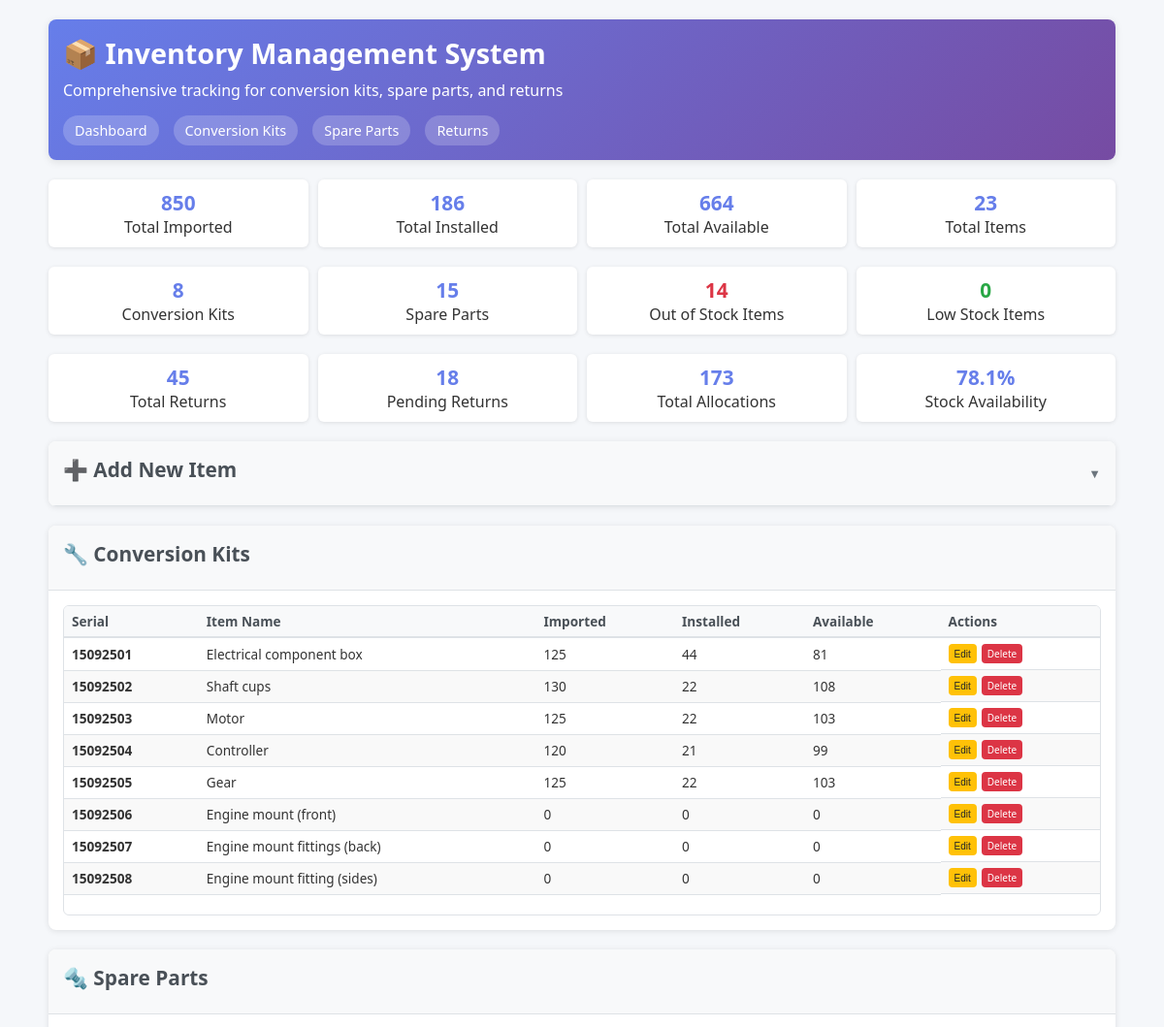
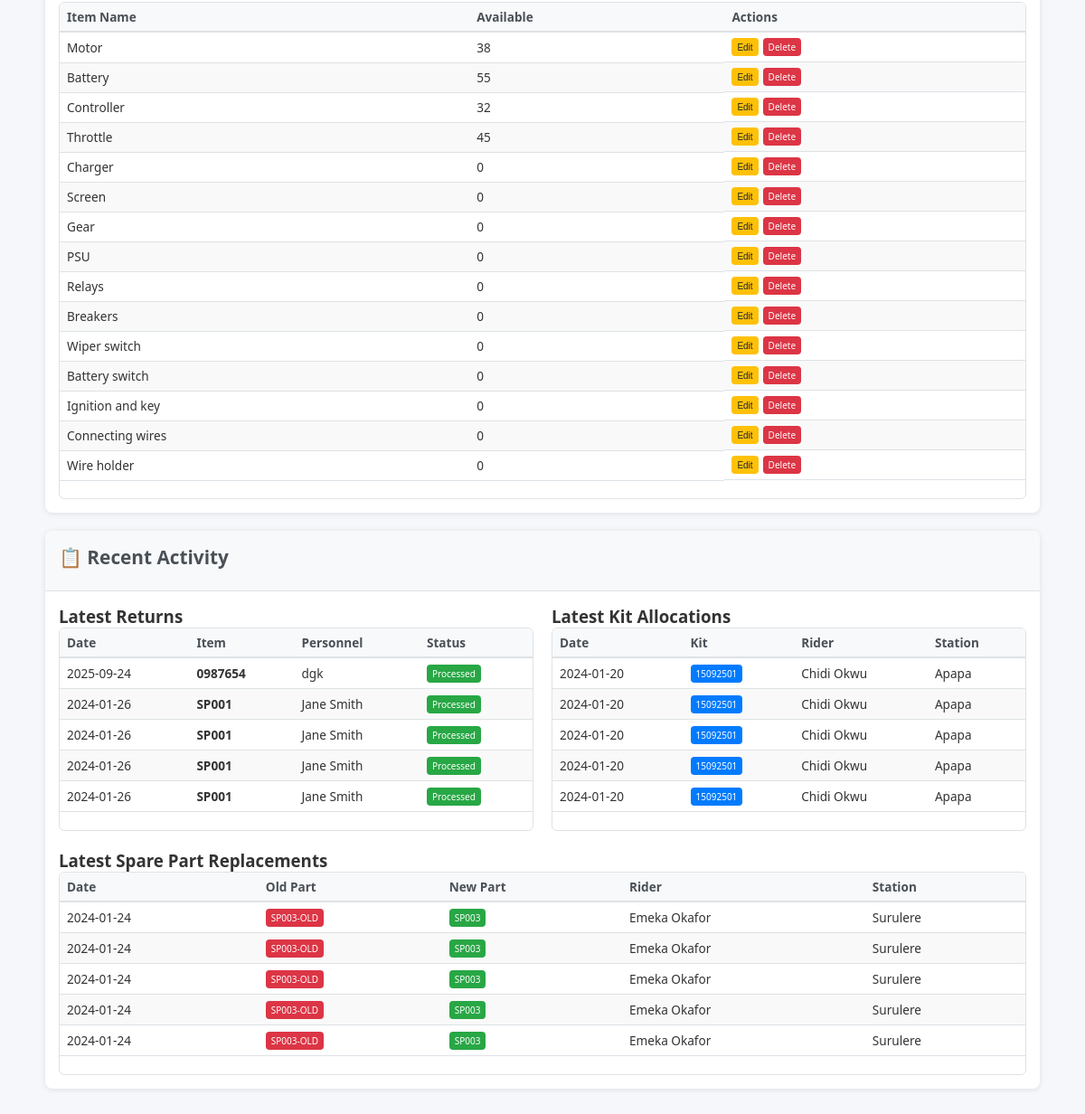
Before: / with the older database file (2 pictures, top to bottom).
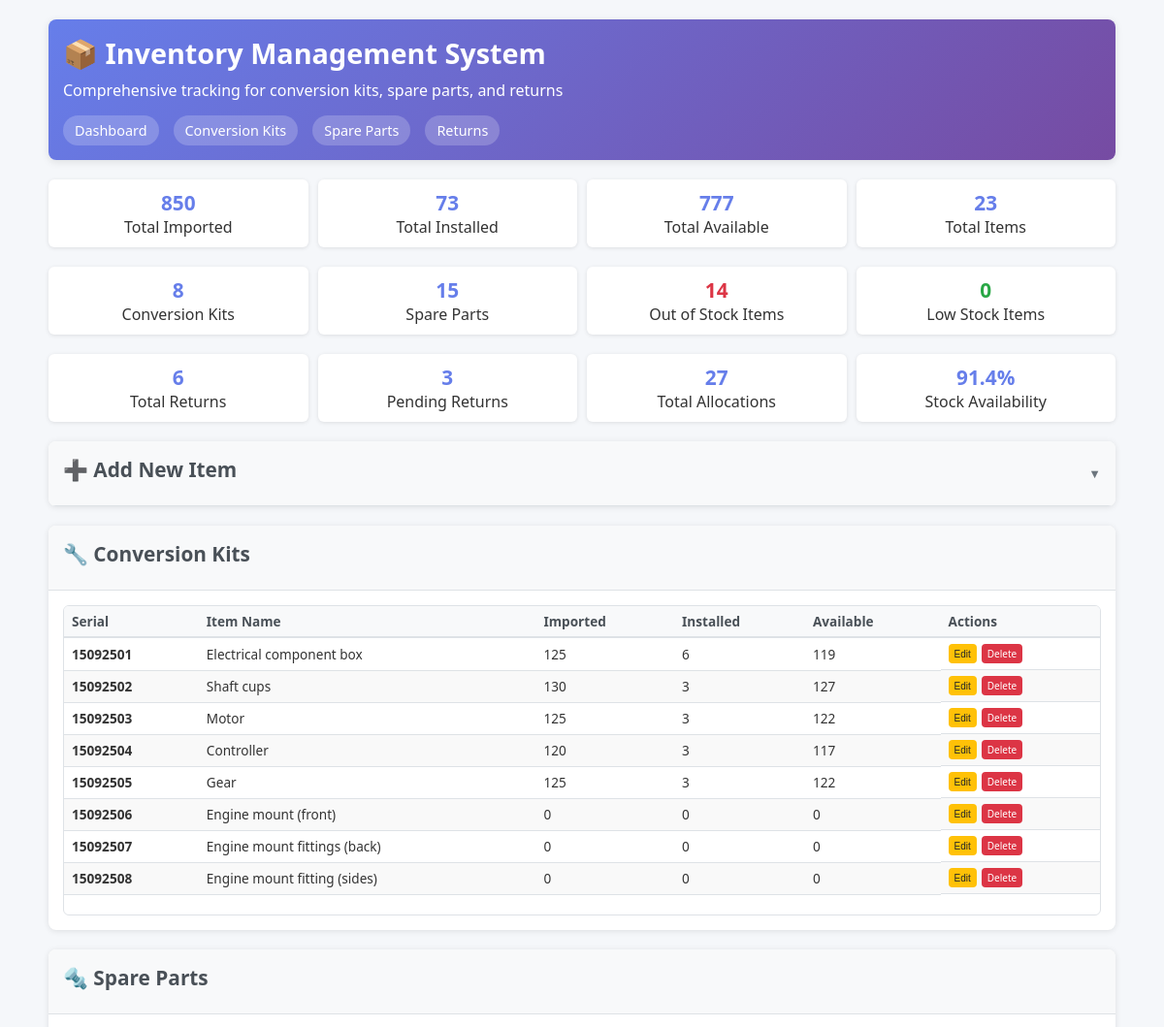
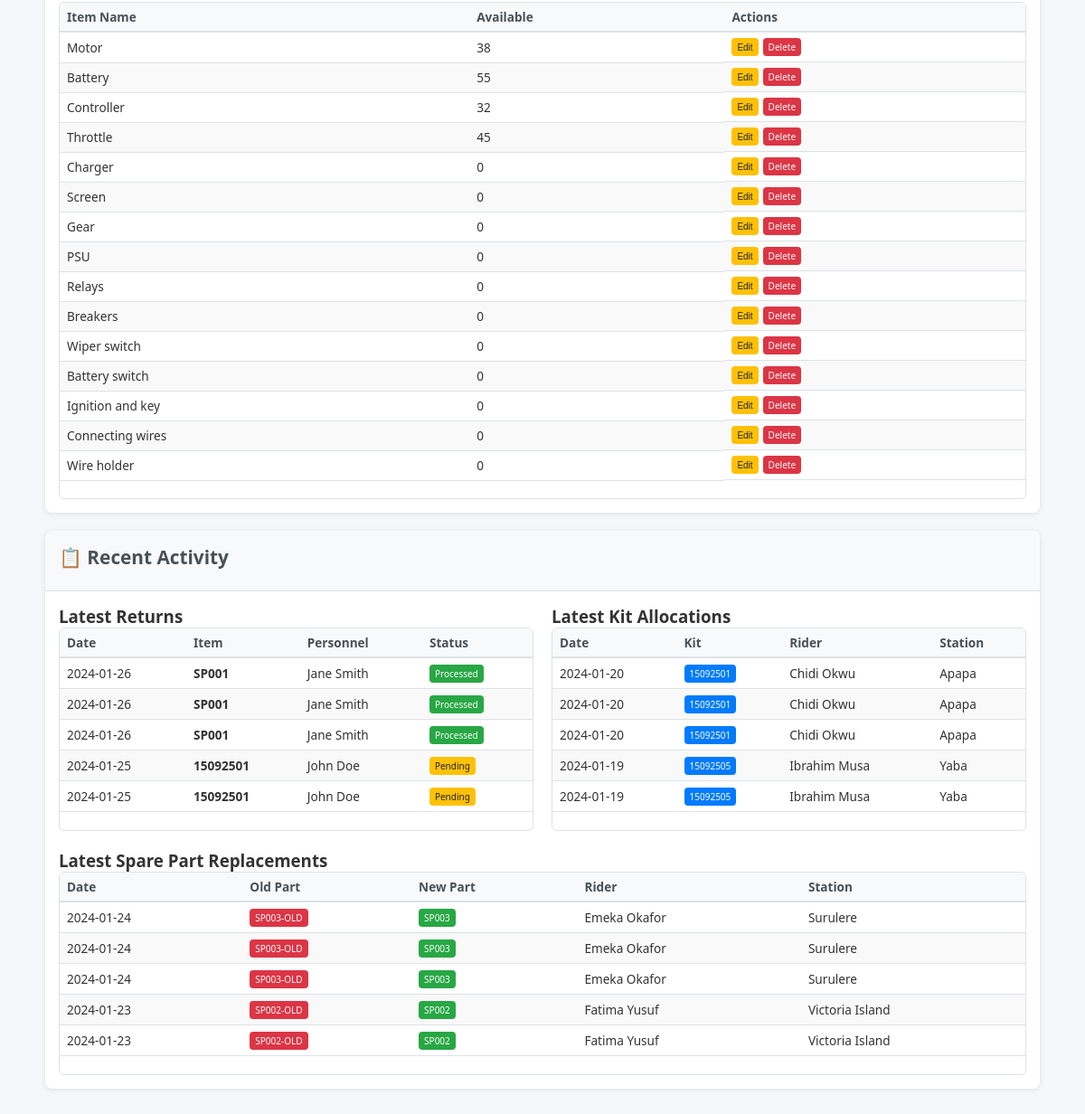
After: the same page with the newer database file (2 pictures, top to bottom).
### tables this page shows
CREATE TABLE items (
            id INTEGER PRIMARY KEY AUTOINCREMENT,
            serial TEXT UNIQUE,
            item_name TEXT NOT NULL,
            item_type TEXT NOT NULL,  -- e.g., 'conversion_kit', 'spare_part', 'return'
            admin TEXT,
            created_at TEXT,
            units_imported INTEGER DEFAULT 0,
            units_installed INTEGER DEFAULT 0,
            units_available INTEGER DEFAULT 0
        );

CREATE TABLE returns (
            id INTEGER PRIMARY KEY AUTOINCREMENT,
            date TEXT,
            item_serial TEXT,
            personnel TEXT,
            status TEXT DEFAULT 'pending',
            notes TEXT,
            processed_date TEXT,
            condition_rating INTEGER DEFAULT 5,
            FOREIGN KEY (item_serial) REFERENCES items(serial)
        );

CREATE TABLE allocations (
            id INTEGER PRIMARY KEY AUTOINCREMENT,
            date TEXT,
            item_id INTEGER,
            old_item_serial TEXT,
            new_item_serial TEXT,
            rider_number TEXT,
            rider_name TEXT,
            released_to TEXT,
            link TEXT,
            station TEXT,
            FOREIGN KEY (item_id) REFERENCES items(id)
        );

### app.py (the view)
@app.route('/')
def dashboard():
    conn = database.get_db_connection()
    conversion_kits = conn.execute("SELECT * FROM items WHERE item_type = 'conversion_kit'").fetchall()
    spare_parts = conn.execute("SELECT * FROM items WHERE item_type = 'spare_part'").fetchall()
    returns = conn.execute('SELECT * FROM returns ORDER BY date DESC LIMIT 5').fetchall()
    kit_allocations = conn.execute('''
        SELECT a.* FROM allocations a
        INNER JOIN items i ON a.new_item_serial = i.serial
        WHERE i.item_type = 'conversion_kit'
        ORDER BY a.date DESC LIMIT 5
    ''').fetchall()
    spare_replacements = conn.execute('''
        SELECT a.* FROM allocations a
        LEFT JOIN items i ON a.new_item_serial = i.serial
        WHERE (i.item_type = 'spare_part' OR i.item_type IS NULL)
        AND a.old_item_serial IS NOT NULL
        ORDER BY a.date DESC LIMIT 5
    ''').fetchall()
    totals_query = conn.execute('''
        SELECT
            COALESCE(SUM(CASE WHEN units_imported IS NOT NULL THEN units_imported ELSE 0 END), 0) as total_imported,
            COALESCE(SUM(CASE WHEN units_installed IS NOT NULL THEN units_installed ELSE 0 END), 0) as total_installed,
            COALESCE(SUM(CASE WHEN units_available IS NOT NULL THEN units_available ELSE 0 END), 0) as total_available,
            COUNT(CASE WHEN item_name IS NOT NULL AND item_name != '' THEN 1 END) as total_items
        FROM items
        WHERE item_type IN ('conversion_kit', 'spare_part')
    ''').fetchone()
    stats_query = conn.execute('''
        SELECT
            COUNT(CASE WHEN item_type = 'conversion_kit' AND item_name IS NOT NULL AND item_name != '' THEN 1 END) as conversion_kits_count,
            COUNT(CASE WHEN item_type = 'spare_part' AND item_name IS NOT NULL AND item_name != '' THEN 1 END) as spare_parts_count,
            COUNT(CASE WHEN (units_available IS NULL OR units_available = 0) AND item_name IS NOT NULL AND item_name != '' THEN 1 END) as out_of_stock_count,
            COUNT(CASE WHEN units_available > 0 AND units_available <= 5 AND item_name IS NOT NULL AND item_name != '' THEN 1 END) as low_stock_count
        FROM items
        WHERE item_type IN ('conversion_kit', 'spare_part')
    ''').fetchone()
    return_count = conn.execute('SELECT COUNT(*) as count FROM returns').fetchone()['count']
    allocation_count = conn.execute('SELECT COUNT(*) as count FROM allocations').fetchone()['count']
    pending_returns = conn.execute("SELECT COUNT(*) as count FROM returns WHERE status = 'pending' OR status IS NULL").fetchone()['count']
    conn.close()
    stock_availability = 0
    if totals_query['total_imported'] > 0:
        stock_availability = round((totals_query['total_available'] / totals_query['total_imported']) * 100, 1)
    return render_template('dashboard.html',
                           conversion_kits=conversion_kits,
                           spare_parts=spare_parts,
                           returns=returns,
                           kit_allocations=kit_allocations,
                           spare_replacements=spare_replacements,
                           total_imported=totals_query['total_imported'],
                           total_installed=totals_query['total_installed'],
                           total_available=totals_query['total_available'],
                           total_items=totals_query['total_items'],
                           conversion_kits_count=stats_query['conversion_kits_count'],
                           spare_parts_count=stats_query['spare_parts_count'],
                           out_of_stock_count=stats_query['out_of_stock_count'],
                           low_stock_count=stats_query['low_stock_count'],
                           return_count=return_count,
                           allocation_count=allocation_count,
                           pending_returns=pending_returns,
                           stock_availability=stock_availability)

### database.py (called while the page is built)
def get_db_connection():
    db_path = os.environ.get('DATABASE_PATH', 'inventory.db')
    conn = sqlite3.connect(db_path)
    conn.row_factory = sqlite3.Row
    return conn

### templates/dashboard.html (shortened to what the changed rows need)
<!DOCTYPE html>
<html lang="en">
<head>
    <link rel="stylesheet" href="{{ url_for('static', filename='style.css') }}">
</head>
<body>
    <div class="container">
        <div class="header">
            <h1>📦 Inventory Management System</h1>
        </div>
        <div class="stats">
            <div class="stat-card">
                <div class="stat-number">{{ total_installed }}</div>
                <div>Total Installed</div>
            </div>
            <div class="stat-card">
                <div class="stat-number">{{ total_available }}</div>
                <div>Total Available</div>
            </div>
        </div>
        <div class="stats">
            <div class="stat-card">
                <div class="stat-number">{{ return_count }}</div>
                <div>Total Returns</div>
            </div>
            <div class="stat-card">
                <div class="stat-number">{{ pending_returns }}</div>
                <div>Pending Returns</div>
            </div>
            <div class="stat-card">
                <div class="stat-number">{{ allocation_count }}</div>
                <div>Total Allocations</div>
            </div>
            <div class="stat-card">
                <div class="stat-number">{{ stock_availability }}%</div>
                <div>Stock Availability</div>
            </div>
        </div>
        <div class="section">
            <div class="section-header dropdown-toggle" onclick="toggleDropdown('addItemDropdown')">
                <h2>➕ Add New Item</h2>
            </div>
        </div>
        <div class="section performance-optimized">
            <div class="section-header">
                <h2>🔧 Conversion Kits</h2>
            </div>
            <div class="section-content scrollable-content">
                <div class="table-wrapper scrollable-content">
                <table id="conversionKitsTable" class="virtual-scroll">
                    <thead>
                        <tr><th>Serial</th><th>Item Name</th><th>Imported</th><th>Installed</th><th>Available</th><th>Actions</th></tr>
                    </thead>
                    <tbody>
                        {% for kit in conversion_kits %}
                        <tr class="table-row">
                            <td><strong>{{ kit['serial'] }}</strong></td>
                            <td>{{ kit['item_name'] }}</td>
                            <td>{{ kit['units_imported'] }}</td>
                            <td>{{ kit['units_installed'] }}</td>
                            <td><span class="{% if kit['units_available'] > 0 %}text-success{% else %}text-danger{% endif %}">{{ kit['units_available'] }}</span></td>
                            <td class="actions">
                                <button class="btn btn-warning btn-sm" onclick="editItem({{ kit['id'] }}, '{{ kit['serial'] }}', '{{ kit['item_name'] }}', '{{ kit['item_type'] }}', '{{ kit['admin'] or '' }}', '{{ kit['created_at'] or '' }}', {{ kit['units_imported'] }}, {{ kit['units_installed'] }}, {{ kit['units_available'] }})">Edit</button>
                                <a href="/delete_item/{{ kit['id'] }}" class="btn btn-danger btn-sm" onclick="return confirm('Delete this item?')">Delete</a>
                            </td>
                        </tr>
                        {% endfor %}
                    </tbody>
                </table>
                </div>
            </div>
        </div>
        <div class="section performance-optimized">
            <div class="section-header">
                <h2>🔩 Spare Parts</h2>
            </div>
            <div class="section-content scrollable-content">
                <div class="table-wrapper scrollable-content">
                <table id="sparePartsTable" class="virtual-scroll">
                    <thead>
                        <tr><th>Item Name</th><th>Available</th><th>Actions</th></tr>
                    </thead>
                    <tbody>
                        {% for part in spare_parts %}
                        <tr class="table-row">
                            <td>{{ part['item_name'] }}</td>
                            <td>{{ part['units_available'] or 0 }}</td>
                            <td class="actions">
                                <button class="btn btn-warning btn-sm" onclick="editItem({{ part['id'] }}, '{{ part['serial'] or '' }}', '{{ part['item_name'] }}', '{{ part['item_type'] }}', '{{ part['admin'] or '' }}', '{{ part['created_at'] or '' }}', {{ part['units_imported'] or 0 }}, {{ part['units_installed'] or 0 }}, {{ part['units_available'] or 0 }})">Edit</button>
                                <a href="/delete_item/{{ part['id'] }}" class="btn btn-danger btn-sm" onclick="return confirm('Delete this item?')">Delete</a>
                            </td>
                        </tr>
                        {% endfor %}
                    </tbody>
                </table>
                </div>
            </div>
        </div>
        <div class="section performance-optimized">
            <div class="section-header">
                <h2>📋 Recent Activity</h2>
            </div>
            <div class="section-content scrollable-content">
                <div style="display: grid; grid-template-columns: 1fr 1fr; gap: 20px;">
                    <div>
                        <div class="table-wrapper scrollable-content">
                        <table id="recentReturnsTable" class="virtual-scroll">
                            <thead><tr><th>Date</th><th>Item</th><th>Personnel</th><th>Status</th></tr></thead>
                            <tbody>
                                {% if returns %}
                                    {% for ret in returns %}
                                    <tr class="table-row">
                                        <td>{{ ret['date'] }}</td>
                                        <td><strong>{{ ret['item_serial'] }}</strong></td>
                                        <td>{{ ret['personnel'] }}</td>
                                        <td>
                                            {% set status = ret['status'] or 'pending' %}
                                            <span class="btn btn-sm {% if status == 'processed' %}btn-success{% elif status == 'pending' %}btn-warning{% else %}btn-danger{% endif %}">
                                                {{ status.title() }}
                                            </span>
                                        </td>
                                    </tr>
                                    {% endfor %}
                                {% else %}
                                    <tr><td colspan="4" style="text-align: center; color: #6c757d;">No recent returns</td></tr>
                                {% endif %}
                            </tbody>
                        </table>
                        </div>
                    </div>
                    <div>
                        <div class="table-wrapper scrollable-content">
                        <table id="recentAllocationsTable" class="virtual-scroll">
                            <thead><tr><th>Date</th><th>Kit</th><th>Rider</th><th>Station</th></tr></thead>
                            <tbody>
                                {% if kit_allocations %}
                                    {% for alloc in kit_allocations %}
                                    <tr class="table-row">
                                        <td>{{ alloc['date'] }}</td>
                                        <td><span class="btn btn-primary btn-sm">{{ alloc['new_item_serial'] }}</span></td>
                                        <td>{{ alloc['rider_name'] }}</td>
                                        <td>{{ alloc['station'] or 'N/A' }}</td>
                                    </tr>
                                    {% endfor %}
                                {% else %}
                                    <tr><td colspan="4" style="text-align: center; color: #6c757d;">No recent allocations</td></tr>
                                {% endif %}
                            </tbody>
                        </table>
                        </div>
                    </div>
                </div>
                {% if spare_replacements %}
                <div style="margin-top: 20px;">
                    <div class="table-wrapper scrollable-content">
                    <table class="virtual-scroll">
                        <thead><tr><th>Date</th><th>Old Part</th><th>New Part</th><th>Rider</th><th>Station</th></tr></thead>
                        <tbody>
                            {% for rep in spare_replacements %}
                            <tr class="table-row">
                                <td>{{ rep['date'] }}</td>
                                <td><span class="btn btn-danger btn-sm">{{ rep['old_item_serial'] }}</span></td>
                                <td><span class="btn btn-success btn-sm">{{ rep['new_item_serial'] }}</span></td>
                                <td>{{ rep['rider_name'] }}</td>
                                <td>{{ rep['station'] or 'N/A' }}</td>
                            </tr>
                            {% endfor %}
                        </tbody>
                    </table>
                    </div>
                </div>
                {% endif %}
            </div>
        </div>
    </div>
</body>
</html>

Changed rows visible on the page:
removed returns: date "2025-09-24", item_serial "0987654", personnel "dgk", title "Processed"
removed returns: date "2024-01-26", item_serial "SP001", personnel "Jane Smith", title "Processed"
removed allocations: date "2024-01-20", new_item_serial "15092501", rider_name "Chidi Okwu", station "Apapa", shown under "Latest Kit Allocations"
removed allocations: date "2024-01-20", new_item_serial "15092501", rider_name "Chidi Okwu", station "Apapa", shown under "Latest Kit Allocations"
removed allocations: date "2024-01-24", old_item_serial "SP003-OLD", new_item_serial "SP003", rider_name "Emeka Okafor", station "Surulere", shown under "Latest Spare Part Replacements"
removed allocations: date "2024-01-24", old_item_serial "SP003-OLD", new_item_serial "SP003", rider_name "Emeka Okafor", station "Surulere", shown under "Latest Spare Part Replacements"
changed items "Electrical component box": units_installed "44" → "6"; units_available "81" → "119"
changed items "Shaft cups": units_installed "22" → "3"; units_available "108" → "127"
changed items (number 3 of 23 on the later page): units_installed "22" → "3"; units_available "103" → "122"
changed items (number 4 of 23 on the later page): units_installed "21" → "3"; units_available "99" → "117"
changed items (number 5 of 23 on the later page): units_installed "22" → "3"; units_available "103" → "122"
now on this page (row edited): returns: date "2024-01-25", item_serial "15092501", personnel "John Doe", title "Pending"
now on this page (row edited): returns: date "2024-01-25", item_serial "15092501", personnel "John Doe", title "Pending"
now on this page (row unchanged): allocations: date "2024-01-19", new_item_serial "15092505", rider_name "Ibrahim Musa", station "Yaba", shown under "Latest Kit Allocations"
now on this page (row edited): allocations: date "2024-01-19", new_item_serial "15092505", rider_name "Ibrahim Musa", station "Yaba", shown under "Latest Kit Allocations"
now on this page (row edited): allocations: date "2024-01-23", old_item_serial "SP002-OLD", new_item_serial "SP002", rider_name "Fatima Yusuf", station "Victoria Island", shown under "Latest Spare Part Replacements"
now on this page (row edited): allocations: date "2024-01-23", old_item_serial "SP002-OLD", new_item_serial "SP002", rider_name "Fatima Yusuf", station "Victoria Island", shown under "Latest Spare Part Replacements"
Other visible differences:
{{ total_installed }}: "186" → "73"
{{ total_available }}: "664" → "777"
{{ return_count }}: "45" → "6"
{{ pending_returns }}: "18" → "3"
{{ allocation_count }}: "173" → "27"
{{ stock_availability }}: "78.1" → "91.4"
